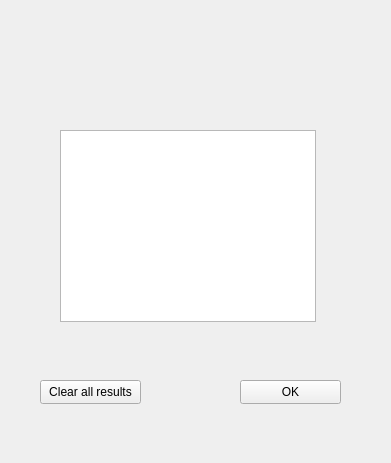
<?xml version="1.0" encoding="UTF-8"?>
<ui version="4.0">
 <class>Champions</class>
 <widget class="QWidget" name="Champions">
  <property name="geometry">
   <rect>
    <x>0</x>
    <y>0</y>
    <width>391</width>
    <height>463</height>
   </rect>
  </property>
  <property name="windowTitle">
   <string>Champions</string>
  </property>
  <property name="windowIcon">
   <iconset>
    <normaloff>img/Champions.png</normaloff>img/Champions.png</iconset>
  </property>
  <widget class="QListWidget" name="listWidget">
   <property name="geometry">
    <rect>
     <x>60</x>
     <y>130</y>
     <width>256</width>
     <height>192</height>
    </rect>
   </property>
  </widget>
  <widget class="QPushButton" name="pushButton">
   <property name="geometry">
    <rect>
     <x>240</x>
     <y>380</y>
     <width>101</width>
     <height>24</height>
    </rect>
   </property>
   <property name="text">
    <string>OK</string>
   </property>
  </widget>
  <widget class="QPushButton" name="pushButton_2">
   <property name="geometry">
    <rect>
     <x>40</x>
     <y>380</y>
     <width>101</width>
     <height>24</height>
    </rect>
   </property>
   <property name="text">
    <string>Clear all results</string>
   </property>
  </widget>
 </widget>
 <resources/>
 <connections/>
</ui>
